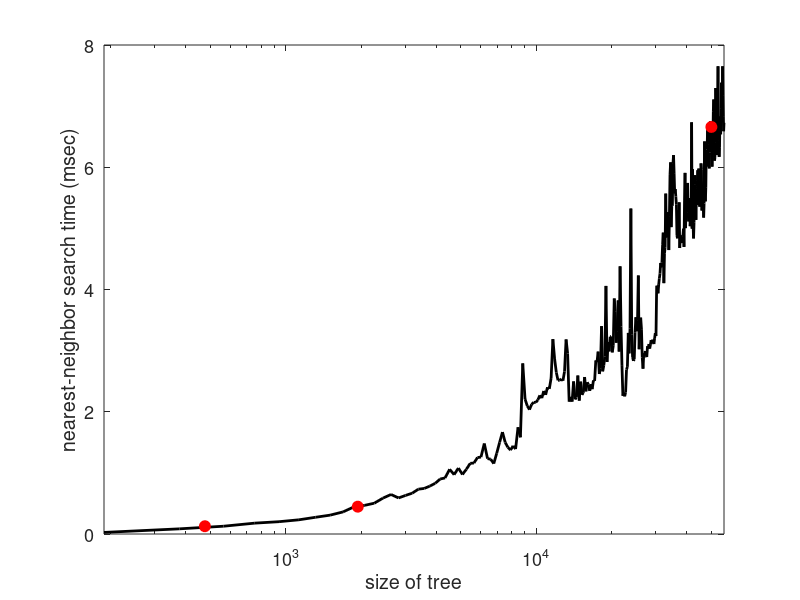

The MATLAB source for this figure: (Note: this script raises an error after producing the figure.)
clear all
clc

D1 = load('profile_nn_RRT_SG_3poles.txt');
D2 = load('profile_nn_RRT2_SG_3poles.txt');
D = [D1; D2];

%%
s = D(:,1);
t = D(:,2)*1e3;

%%
clear T S
maxs = max(s);
S = linspace(0,maxs,300);
T = zeros(1, length(S));
for i = 2:length(S)
    is = s < S(i) & s > S(i-1);
    T(i) = mean(t(is));
end

%%
% p = polyfit(T,S,2);
% Sp = polyval(p, T);

%%
s_cbirrt = 476;
i = knnsearch(S', s_cbirrt);
t_cbirrt = T(i);
s_rrt = 1941;
i = knnsearch(S', s_rrt);
t_rrt = T(i);
s_lazy = 107828;
i = knnsearch(S', s_lazy);
t_lazy = T(i);
s_sbl = 50124;
i = knnsearch(S', s_sbl);
t_sbl = T(i);

%%
h = figure(2);
clf
semilogx(S,T,'-k','linewidth',2.);
hold on
plot(s_cbirrt,t_cbirrt,'or','markerfacecolor','r','markersize',8);
plot(s_rrt,t_rrt,'or','markerfacecolor','r','markersize',8);
plot(s_lazy,t_lazy,'or','markerfacecolor','r','markersize',8);
plot(s_sbl,t_sbl,'or','markerfacecolor','r','markersize',8);
hold off
xlabel('size of tree');
ylabel('nearest-neighbor search time (msec)');
set(gca,'fontsize',13);
xlim([0 max(S)]);
% grid on
ax = gca;
ax.XGrid = 'on';
ax.YGrid = 'off';
set(h, 'Position', [100, 100, 800, 400]);
print nn_time.png -dpng -r200